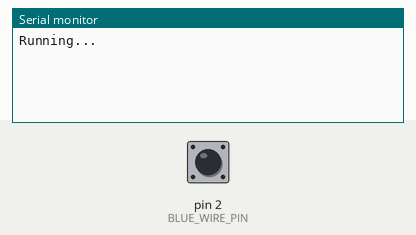
Recording of a sketch running on a simulated Arduino Uno, built with avr-gcc and run on an emulated ATmega328P. On the bench: the last lines printed to the serial monitor. Inputs (shaded band) come from the test bench; at power-on: pin 2 (BLUE_WIRE_PIN) LOW.

Above: at 1.2 s.
1.3 s: pin 2 (BLUE_WIRE_PIN) pulsed HIGH 2 times (0.12 s each, 0.3 s apart)
At 2.9 s:
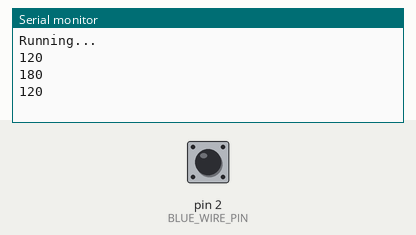
3.4 s: pin 2 (BLUE_WIRE_PIN) driven HIGH
At 4.6 s:
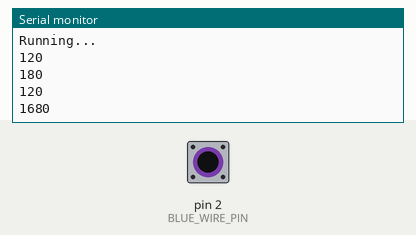
4.9 s: pin 2 (BLUE_WIRE_PIN) driven LOW
At 5.8 s:
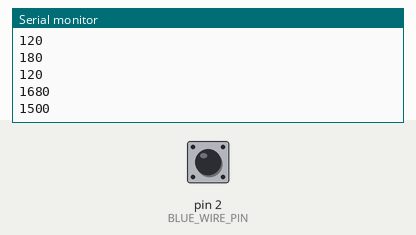
Timing chart, 0 to 7.9 s (numbered marks = the images above; inputs shaded):
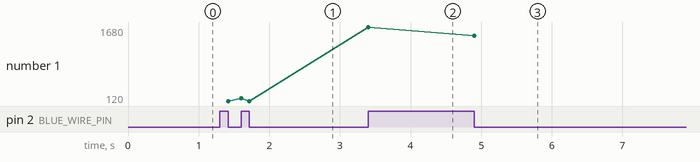

The sketch:

PulseCounter.ino
```cpp
#define BLUE_WIRE_PIN   2   // Pulses IN

void setup() {
    Serial.begin(9600);
    while (!Serial);

    pinMode(BLUE_WIRE_PIN, INPUT);

    Serial.println ("Running...");
}

void loop() {
  unsigned long time = 0;
  static unsigned long s_prevTime = 0;

  int pinStatus = 0;
  static int s_lastPinStatus = -1;

  pinStatus = digitalRead (BLUE_WIRE_PIN);

  if (pinStatus != s_lastPinStatus)
  {
    // Pin changed. Record the time.
    time = millis();

    if (s_prevTime != 0)
    {
      // Print how much time since last change.
      Serial.println (time - s_prevTime);
    }

    s_prevTime = time;
    s_lastPinStatus = pinStatus;
  }
}
```

Measured:
- after the input at 1.3 s, the serial monitor: prints a new line after 0.12 s (image 1)
- after the input at 3.4 s, the serial monitor: prints a new line at once (image 2)
- after the input at 4.9 s, the serial monitor: prints a new line at once (image 3)
- plotted number 1: 120 → 1680 after the input at 3.4 s, 1680 → 1500 after the input at 4.9 s
